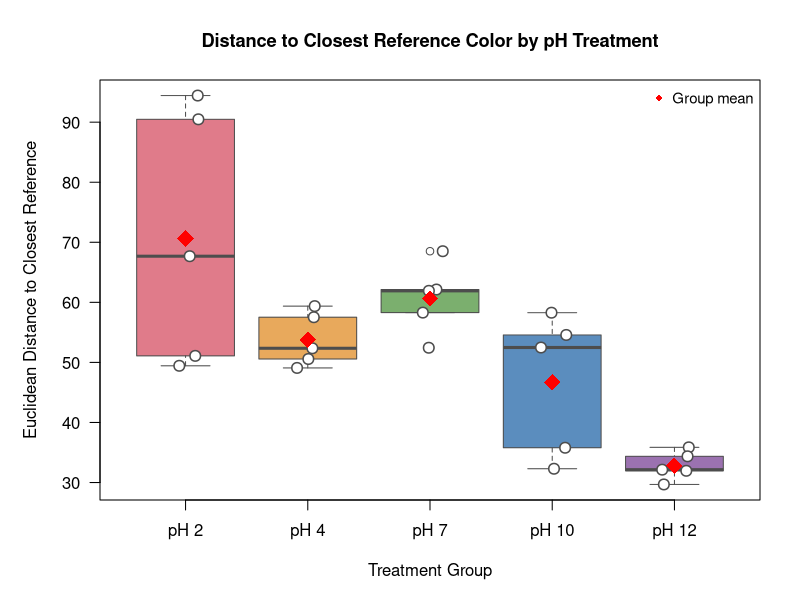
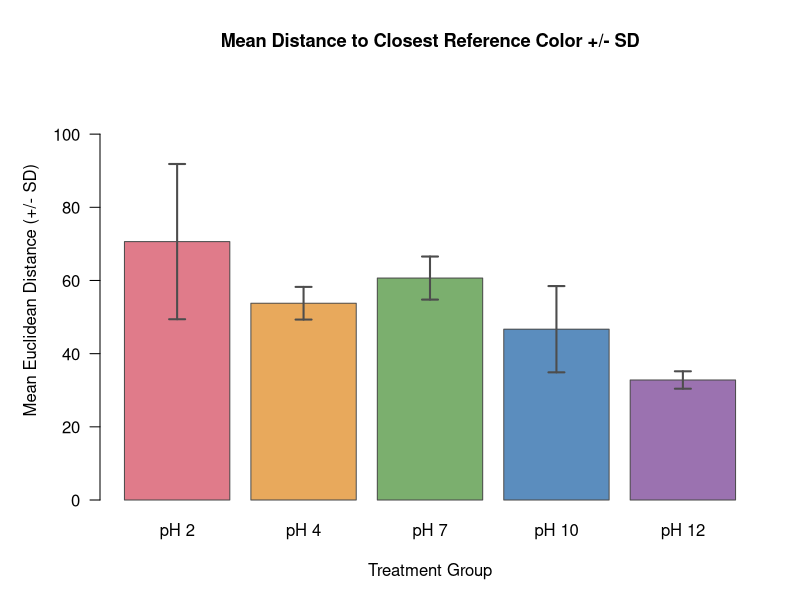

R code for these plots, in order:
# ============================================================
# One-Way ANOVA: RGB Distance to Closest Reference Color
# Treatment Groups: pH 2, pH 4, pH 7, pH 10, pH 12
# Uses base R only (stats, graphics packages)
# ============================================================

# --- 1. Data entry ---
# Euclidean distance from each trial RGB to its closest reference color

data <- data.frame(
  treatment = factor(rep(c("pH 2", "pH 4", "pH 7", "pH 10", "pH 12"), each = 5),
                     levels = c("pH 2", "pH 4", "pH 7", "pH 10", "pH 12")),
  distance = c(
    # pH 2 (closest ref: 0 mg/dL = (235,222,75))
    as.numeric(dist(rbind(c(159,168,90),  c(235,222,75)))),
    as.numeric(dist(rbind(c(162,171,91),  c(235,222,75)))),
    as.numeric(dist(rbind(c(197,192,85),  c(235,222,75)))),
    as.numeric(dist(rbind(c(196,189,75),  c(235,222,75)))),
    as.numeric(dist(rbind(c(185,181,55),  c(235,222,75)))),

    # pH 4 (mixed closest refs)
    as.numeric(dist(rbind(c(185,184,91),  c(191,219,127)))),  # 100 mg/dL
    as.numeric(dist(rbind(c(164,169,70),  c(139,183,122)))),  # 300 mg/dL
    as.numeric(dist(rbind(c(207,182,80),  c(235,222,75)))),   # 0 mg/dL
    as.numeric(dist(rbind(c(170,179,80),  c(139,183,122)))),  # 300 mg/dL
    as.numeric(dist(rbind(c(191,185,77),  c(235,222,75)))),   # 0 mg/dL

    # pH 7 (closest ref: 300 mg/dL = (139,183,122), except Trial 2)
    as.numeric(dist(rbind(c(136,158,76),  c(139,183,122)))),  # 300 mg/dL
    as.numeric(dist(rbind(c(111,145,70),  c(80,159,122)))),   # 1000 mg/dL
    as.numeric(dist(rbind(c(136,154,60),  c(139,183,122)))),  # 300 mg/dL
    as.numeric(dist(rbind(c(165,172,71),  c(139,183,122)))),  # 300 mg/dL
    as.numeric(dist(rbind(c(134,155,67),  c(139,183,122)))),  # 300 mg/dL

    # pH 10 (mixed closest refs)
    as.numeric(dist(rbind(c(213,196,86),  c(235,222,75)))),   # 0 mg/dL
    as.numeric(dist(rbind(c(188,182,87),  c(191,219,127)))),  # 100 mg/dL
    as.numeric(dist(rbind(c(191,192,82),  c(191,219,127)))),  # 100 mg/dL
    as.numeric(dist(rbind(c(183,179,84),  c(139,183,122)))),  # 300 mg/dL
    as.numeric(dist(rbind(c(218,199,90),  c(235,222,75)))),   # 0 mg/dL

    # pH 12 (mixed closest refs)
    as.numeric(dist(rbind(c(212,203,109), c(191,219,127)))),  # 100 mg/dL
    as.numeric(dist(rbind(c(195,195,110), c(191,219,127)))),  # 100 mg/dL
    as.numeric(dist(rbind(c(216,208,102), c(235,222,75)))),   # 0 mg/dL
    as.numeric(dist(rbind(c(219,208,102), c(235,222,75)))),   # 0 mg/dL
    as.numeric(dist(rbind(c(217,200,90),  c(235,222,75))))    # 0 mg/dL
  )
)

# --- 2. Descriptive summary ---
cat("=== DATA SUMMARY ===\n")
print(aggregate(distance ~ treatment, data,
                function(x) round(c(mean=mean(x), sd=sd(x), min=min(x), max=max(x)), 2)))

# --- 3. Assumption checks ---

cat("\n=== ASSUMPTION 1: Bartlett's Test for Equality of Variance ===\n")
bart <- bartlett.test(distance ~ treatment, data = data)
print(bart)
if (bart$p.value < 0.05) {
  cat("  WARNING: Variances are NOT equal (p < 0.05) - use Welch ANOVA as primary test\n")
} else {
  cat("  OK: Variances are equal (p >= 0.05) - standard ANOVA assumption met\n")
}

cat("\n=== ASSUMPTION 2: Shapiro-Wilk Normality Test (per group) ===\n")
for (grp in levels(data$treatment)) {
  vals <- data$distance[data$treatment == grp]
  s <- shapiro.test(vals)
  flag <- if (s$p.value < 0.05) "NOT normal" else "Normal"
  cat(sprintf("  %-6s W = %.4f, p = %.4f  [%s]\n", grp, s$statistic, s$p.value, flag))
}

# --- 4. One-Way ANOVA ---

cat("\n=== ONE-WAY ANOVA ===\n")
model <- aov(distance ~ treatment, data = data)
anova_table <- summary(model)
print(anova_table)

# Manual eta-squared effect size
ss   <- anova_table[[1]]$"Sum Sq"
eta2 <- ss[1] / sum(ss)
cat(sprintf("\nEffect size (eta-squared): eta2 = %.4f\n", eta2))
cat("  Interpretation: 0.01 = small, 0.06 = medium, 0.14 = large\n")

# --- 5. Welch ANOVA (robust to unequal variances) ---

cat("\n=== WELCH ANOVA (recommended when variances are unequal) ===\n")
welch <- oneway.test(distance ~ treatment, data = data, var.equal = FALSE)
print(welch)

# --- 6. Post-hoc tests ---

cat("\n=== POST-HOC: Tukey HSD (follows standard ANOVA) ===\n")
print(TukeyHSD(model))

cat("\n=== KRUSKAL-WALLIS TEST (non-parametric alternative to ANOVA) ===\n")
kw <- kruskal.test(distance ~ treatment, data = data)
print(kw)

cat("\n=== POST-HOC: Pairwise Wilcoxon with Bonferroni correction (follows Kruskal-Wallis) ===\n")
print(pairwise.wilcox.test(data$distance, data$treatment, p.adjust.method = "bonferroni"))

# --- 7. Visualization ---

cols <- c("pH 2"="#E07B8A", "pH 4"="#E8A95C", "pH 7"="#7BAF6E",
          "pH 10"="#5B8DBE", "pH 12"="#9B72B0")

# Plot 1: Boxplot with jittered individual points
png("boxplot_distances.png", width = 900, height = 550, res = 120)
par(mar = c(5, 5, 4, 2), bg = "white")
boxplot(distance ~ treatment, data = data,
        col    = cols[levels(data$treatment)],
        border = "gray30",
        main   = "Distance to Closest Reference Color by pH Treatment",
        xlab   = "Treatment Group",
        ylab   = "Euclidean Distance to Closest Reference",
        cex.main = 1.1, cex.lab = 1.0, las = 1)
set.seed(42)
for (i in seq_along(levels(data$treatment))) {
  grp  <- levels(data$treatment)[i]
  vals <- data$distance[data$treatment == grp]
  jx   <- jitter(rep(i, length(vals)), amount = 0.12)
  points(jx, vals, pch = 21, bg = "white", col = "gray30", cex = 1.4, lwd = 1.5)
}
means <- tapply(data$distance, data$treatment, mean)
points(seq_along(means), means, pch = 18, col = "red", cex = 2.2)
legend("topright", legend = "Group mean", pch = 18, col = "red", cex = 0.9, bty = "n")
dev.off()

# Plot 2: Mean +/- SD bar chart
png("barplot_mean_sd.png", width = 900, height = 550, res = 120)
par(mar = c(5, 5, 4, 2), bg = "white")
grps  <- levels(data$treatment)
means <- tapply(data$distance, data$treatment, mean)[grps]
sds   <- tapply(data$distance, data$treatment, sd)[grps]
x <- barplot(means,
             col    = cols[grps],
             border = "gray30",
             ylim   = c(0, max(means + sds) * 1.25),
             main   = "Mean Distance to Closest Reference Color +/- SD",
             xlab   = "Treatment Group",
             ylab   = "Mean Euclidean Distance (+/- SD)",
             cex.main = 1.1, cex.lab = 1.0, las = 1)
arrows(x, means - sds, x, means + sds,
       angle = 90, code = 3, length = 0.08, lwd = 2, col = "gray30")
dev.off()

cat("\nPlots saved: boxplot_distances.png, barplot_mean_sd.png\n")
cat("=== ANALYSIS COMPLETE ===\n")
